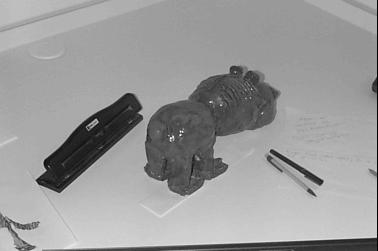
#> input picture final-project/code/images/bovw/0100.jpg, 378 x 251 px; its folder holds 4 pictures in this run
$ python bovw.py
#> lines starting #> are read from the running program, lines starting #| are printed output that depends on the picture
import functools
import pathlib
import shutil
import pickle

import cv2
import numpy
from sklearn.cluster import MiniBatchKMeans
from sklearn.feature_extraction.text import TfidfTransformer
from sklearn.metrics.pairwise import linear_kernel

input_dir = './images/bovw/'
images = tuple(pathlib.Path(input_dir).glob('*.jpg'))
features = list()

def read_image(path, size=(320, 240)):
#> called with size = (320, 240)
  img = cv2.imread(str(path))
#> img is the input picture: shape (251, 378, 3); min 0, max 255, mean 154.1
  if img.shape[0] > img.shape[1]:
    return cv2.resize(img, (size[1], size[1]*img.shape[0]//img.shape[1]))
  else:
    return cv2.resize(img, (size[0]*img.shape[1]//img.shape[0], size[0]))

def compute_descriptor(path):
  akaze = cv2.AKAZE_create()
  kp, descriptor = akaze.detectAndCompute(read_image(path), None)
#> kp = 131 keypoints; strongest (x, y, size): (406, 231, 8.1), (407, 231, 5.7), (164, 129, 16.1), (59, 207, 8.1)
  descriptor = descriptor.astype(numpy.float32)
  return descriptor

def compute_features():
  print('start computing features..')
  features = list()
  for i, path in enumerate(images):
    print('read {0}/{1}({2:.2%}) {3}'.format(i+1, float(len(images)), (i+1)/float(len(images)), path))
    try:
      descriptor = compute_descriptor(path)
      features += list(descriptor)
#> features = 131 items
    except TypeError as e:
      print(e)
  features = numpy.array(tuple(features))
  print('done')
  return features

def compute_visual_words(features):
  print('start computing visual words..')
  kmeans = MiniBatchKMeans(n_clusters=300)
  visual_words = kmeans.fit(features).cluster_centers_
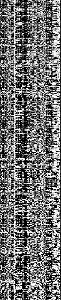
#> visual_words: shape (300, 61) float32; min 0, max 255, mean 113.4; drawn with min black and max white
  print('done')
  return visual_words

def compute_histograms(visual_words):
  print('start computing histograms...')
  histograms = list()
  for i, path in enumerate(images):
    print('read {0}/{1}({2:.2%}) {3}'.format(i+1, float(len(images)), (i+1)/float(len(images)), path))
    histogram = numpy.zeros(visual_words.shape[0])
#> histogram = 300 values from 0 to 0
    for descriptor in compute_descriptor(path):
      histogram[((visual_words - descriptor)**2).sum(axis=1).argmin()] += 1
    histograms.append(histogram)
  print('done')
  tfidf = TfidfTransformer(smooth_idf=False)
  histograms = tfidf.fit_transform(histograms)
  return histograms


def compute_similarities(histograms):
  print('start computing similarities...')
  sorted_images = []
  for i, path in enumerate(images):
    print('read {0}/{1}({2:.2%}) {3}'.format(i+1, len(images), (i+1)/float(len(images)), path))
    cosine_similarities = linear_kernel(histograms[i:i+1], histograms).flatten()
    nears = []
    for j, path_j in enumerate(images):
      similarity = cosine_similarities[j]
      nears.append({ 'id': j, 'similarity': similarity, 'path': path_j})
      nears.sort(key=lambda x:x['similarity'], reverse=True)
    sorted_images.append(nears)
  print('done')
  return sorted_images


def compute_clusters(histograms):
  print('start clustering...')
  clusters = {}
  cluster_map = {}
  kmeans = MiniBatchKMeans(n_clusters=5)
#> (the run stopped early here; a loop or call above may not have finished)
